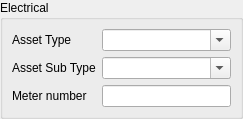
   <widget class="QWidget" name="page_4">
    <layout class="QGridLayout" name="gridLayout_8">
     <property name="margin">
      <number>0</number>
     </property>
     <item row="0" column="0">
      <widget class="QGroupBox" name="Electrical_Group">
       <property name="enabled">
        <bool>true</bool>
       </property>
       <property name="title">
        <string>Electrical</string>
       </property>
       <property name="flat">
        <bool>true</bool>
       </property>
       <property name="checkable">
        <bool>false</bool>
       </property>
       <property name="checked">
        <bool>false</bool>
       </property>
       <layout class="QFormLayout" name="formLayout_8">
        <item row="0" column="0">
         <widget class="QLabel" name="label_82">
          <property name="text">
           <string>Asset Type</string>
          </property>
         </widget>
        </item>
        <item row="0" column="1">
         <widget class="QComboBox" name="E_Asset_Type">
          <property name="editable">
           <bool>true</bool>
          </property>
          <item>
           <property name="text">
            <string/>
           </property>
          </item>
          <item>
           <property name="text">
            <string>Electrical Cable</string>
           </property>
          </item>
          <item>
           <property name="text">
            <string>Control Panel</string>
           </property>
          </item>
          <item>
           <property name="text">
            <string>Supply Point</string>
           </property>
          </item>
          <item>
           <property name="text">
            <string>Power Box</string>
           </property>
          </item>
         </widget>
        </item>
        <item row="1" column="0">
         <widget class="QLabel" name="label_84">
          <property name="text">
           <string>Asset Sub Type</string>
          </property>
         </widget>
        </item>
        <item row="1" column="1">
         <widget class="QComboBox" name="E_Asset_Sub_Type">
          <property name="editable">
           <bool>true</bool>
          </property>
          <item>
           <property name="text">
            <string/>
           </property>
          </item>
          <item>
           <property name="text">
            <string>Single Phase</string>
           </property>
          </item>
          <item>
           <property name="text">
            <string>Three Phase</string>
           </property>
          </item>
          <item>
           <property name="text">
            <string>Mobility Recharge</string>
           </property>
          </item>
         </widget>
        </item>
        <item row="2" column="0">
         <widget class="QLabel" name="label_87">
          <property name="text">
           <string>Meter number</string>
          </property>
         </widget>
        </item>
        <item row="2" column="1">
         <widget class="QLineEdit" name="E_Meter_number"/>
        </item>
       </layout>
      </widget>
     </item>
    </layout>
   </widget>
